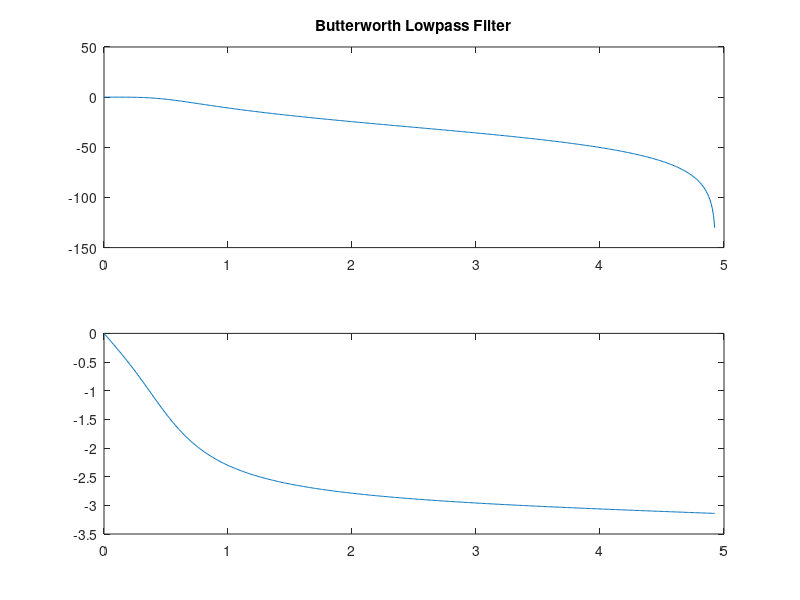

The MATLAB source for this figure:
Wp = 0.1;
Ws = 0.2;
rp = 2;
rs = 10;
[n,Wn] = buttord(Wp,Ws,rp,rs);
[b,a] = butter(n,Wn,'low');
[h,w]=freqz(b,a); %frequency response
%[h,w]=freqs(b,a); %frequency response
%s and z domain
subplot(2,1,1);
plot((w/2*pi), 20*log10(abs(h)));
title(sprintf('Butterworth Lowpass Filter'));
%xlabel('');
%ylabel('');
subplot(2,1,2);
plot((w/2*pi), angle(h));
